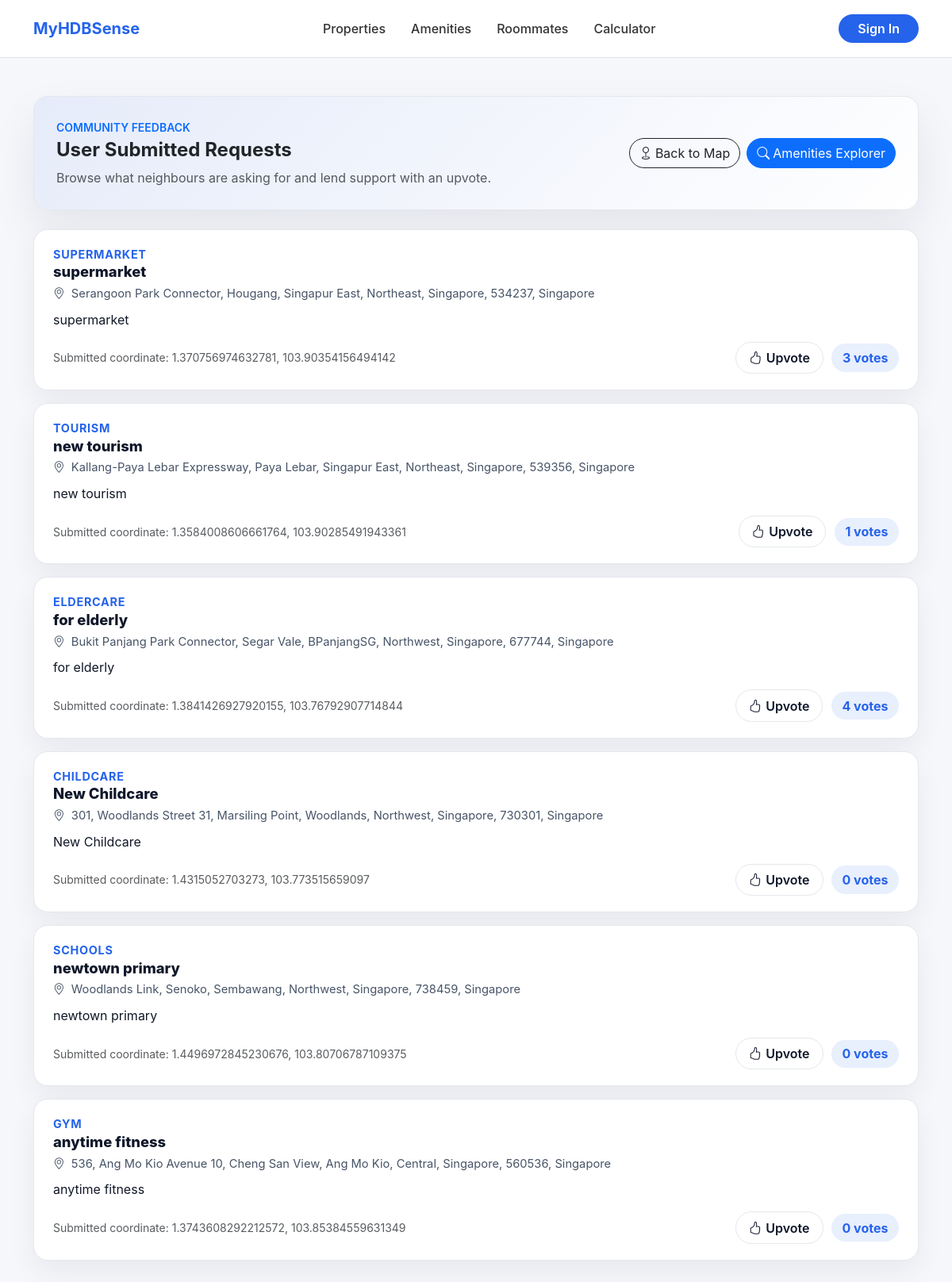
The app's page /map/results/, older data.
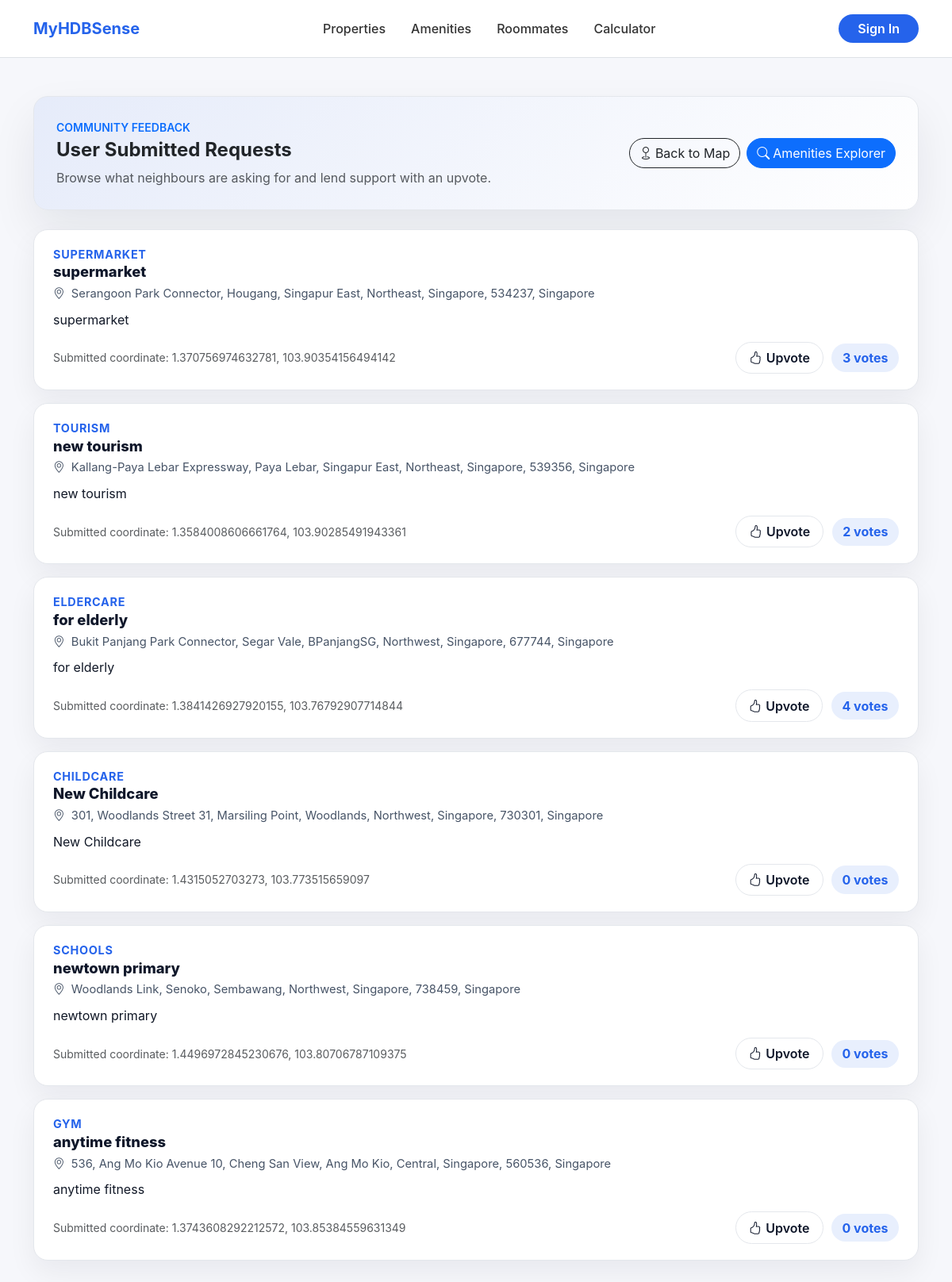
The same page, newer data.
### mappage/models.py (models this page shows, shortened)
class location(models.Model):
    latitude = models.FloatField()
    longitude = models.FloatField()
    address = models.CharField(max_length=500, blank=True, null=True)
    amenity = models.CharField(max_length=100)
    description = models.TextField()
    upvoteCount = models.IntegerField(default=0)

### mappage/views.py (the view)
# urls.py: path('results/', views.results_view, name='results'),
def results_view(request):
    result = location_controller.get_all_locations_for_display()
    return render(request, 'results.html', {'locations': result['locations']})

### mappage/services.py (called while the page is built)
    def get_all_locations(self) -> List[location]:
        return location.objects.all()

    def get_all_locations_for_display(self) -> Dict[str, Any]:
        locations = self.location_service.get_all_locations()
        return {
            'locations': locations,
            'count': len(locations)
        }

### mappage/templates/results.html (shortened to what this page needs)
{% load static %}
<!DOCTYPE html>
<html lang="en">
<head>
  <link href="https://cdn.jsdelivr.net/npm/bootstrap@5.3.3/dist/css/bootstrap.min.css" rel="stylesheet"/>
  <link href="https://cdn.jsdelivr.net/npm/bootstrap-icons@1.11.3/font/bootstrap-icons.css" rel="stylesheet"/>
</head>
<body>
  {% include "accounts/navbar.html" %}
  <main class="container py-4 py-md-5">
    <section class="hero-card mb-4">
      <div class="d-flex flex-column flex-lg-row align-items-lg-center justify-content-between gap-3">
        <div>
          <p class="text-uppercase fw-semibold text-primary small mb-1">Community feedback</p>
          <h1 class="h4 fw-bold mb-2">User Submitted Requests</h1>
          <p class="mb-0 text-muted">Browse what neighbours are asking for and lend support with an upvote.</p>
        </div>
        <div class="d-flex flex-wrap gap-2">
          <a href="{% url 'mappage' %}" class="btn btn-outline-dark rounded-pill"><i class="bi bi-geo me-1"></i>Back to Map</a>
          <a href="{% url 'amenities' %}" class="btn btn-primary rounded-pill"><i class="bi bi-search me-1"></i>Amenities Explorer</a>
        </div>
      </div>
    </section>
    {% if locations %}
      <section class="thread-stack">
        {% for loc in locations %}
          <article class="thread-card">
            <div class="thread-label">{{ loc.amenity|default:"Amenity"|upper }}</div>
            <h2 class="thread-title">{{ loc.description|truncatechars:120 }}</h2>
            <div class="thread-meta">
              <i class="bi bi-geo-alt me-1"></i>
              {{ loc.address|default:"Address not available" }}
            </div>
            {% if loc.description %}
              <p class="thread-content">{{ loc.description }}</p>
            {% endif %}
            <div class="thread-foot">
              <span class="text-muted small">Submitted coordinate: {{ loc.latitude }}, {{ loc.longitude }}</span>
              <form class="vote-form" action="{% url 'upvote_location' loc.id %}" method="POST">
                <button type="submit" class="vote-btn">
                  <i class="bi bi-hand-thumbs-up"></i>
                  Upvote
                </button>
                <span class="vote-count-badge"><span class="vote-count">{{ loc.upvoteCount }}</span> votes</span>
              </form>
            </div>
          </article>
        {% endfor %}
      </section>
    {% endif %}
  </main>
</body>
</html>

Row changes from the older to the newer data that the page shows:
changed location "new tourism": upvoteCount "1" → "2"
